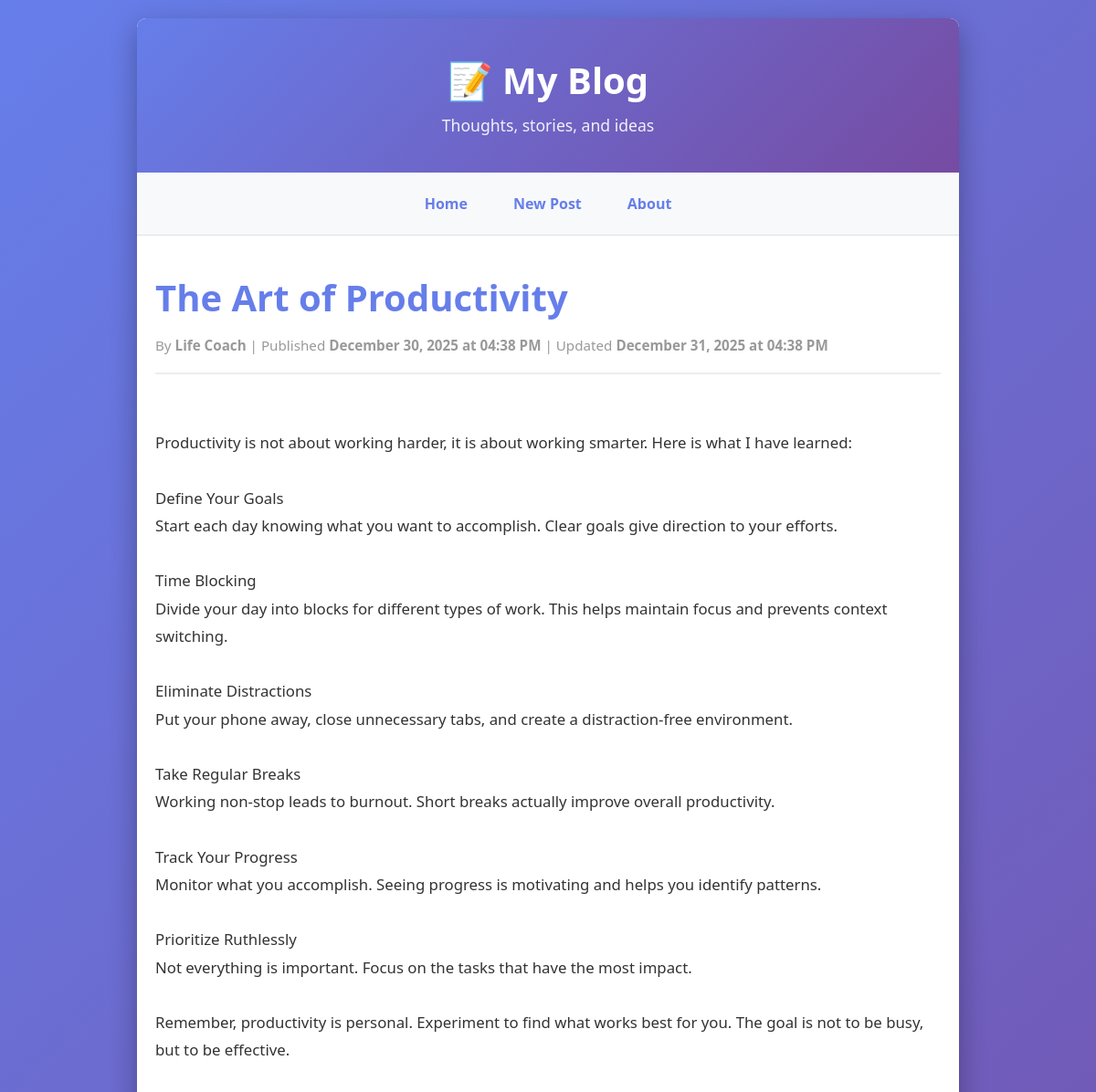
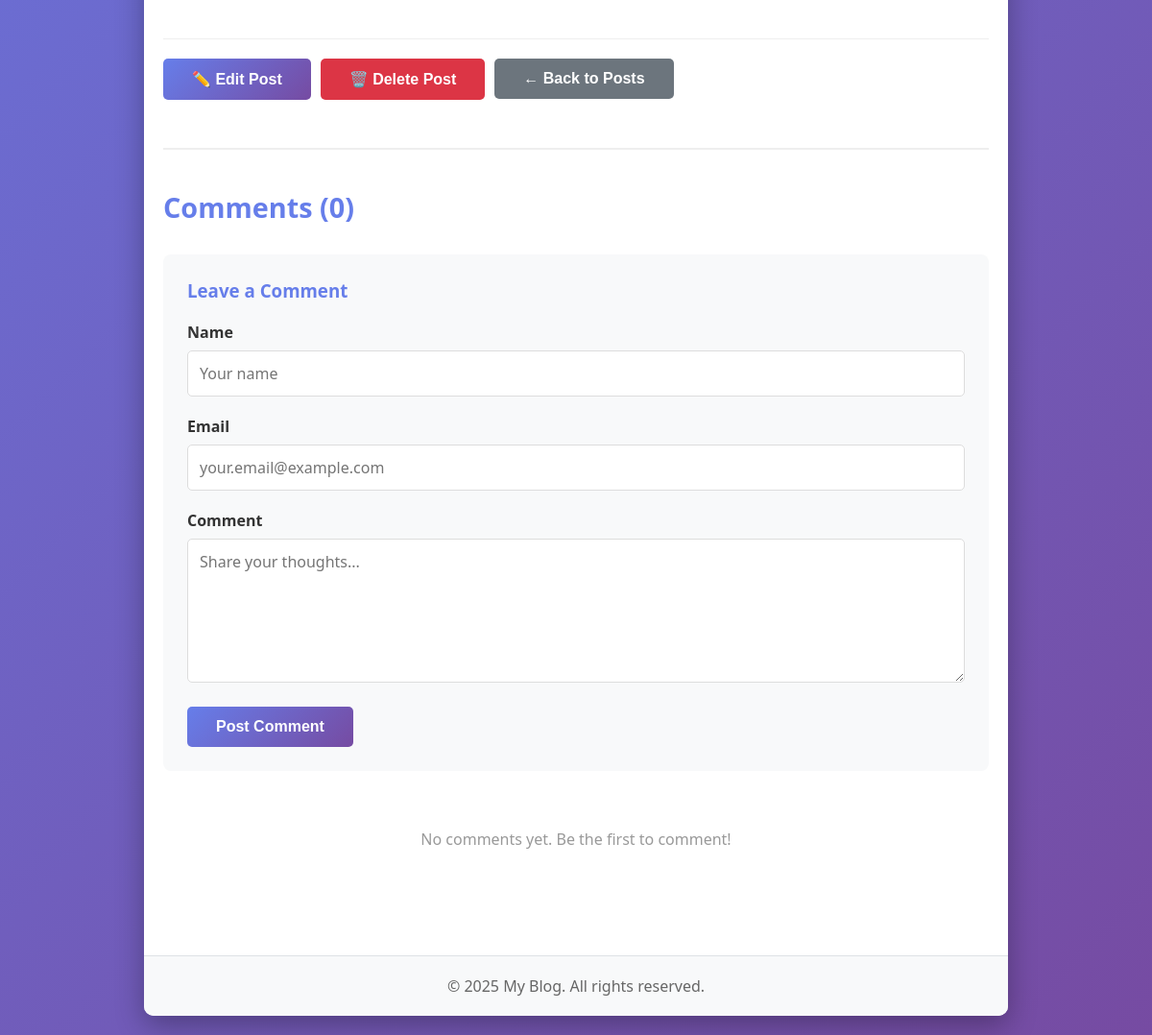
Screenshot of /post/3 with the database file from the repository (2 pictures, top to bottom).
### app/models.py (models this page shows, shortened)
class Post(db.Model):
    id = db.Column(db.Integer, primary_key=True)
    title = db.Column(db.String(200), nullable=False, unique=True)
    content = db.Column(db.Text, nullable=False)
    author = db.Column(db.String(100), nullable=False, default='Anonymous')
    created_at = db.Column(db.DateTime, nullable=False, default=datetime.utcnow)
    updated_at = db.Column(db.DateTime, nullable=False, default=datetime.utcnow, onupdate=datetime.utcnow)
    comments = db.relationship('Comment', backref='post', lazy=True, cascade='all, delete-orphan')

### app/routes.py (the view, shortened to what this page needs)
@main.route('/post/<int:post_id>', methods=['GET', 'POST'])
def view_post(post_id):
    post = Post.query.get_or_404(post_id)
    comments = Comment.query.filter_by(post_id=post_id).order_by(desc(Comment.created_at)).all()
    return render_template('post.html', post=post, comments=comments)

### app/templates/post.html (shortened to what this page needs)
{% extends "base.html" %}
{% block content %}
<article>
    <div class="post-header">
        <h1>{{ post.title }}</h1>
        <div class="post-meta">
            By <strong>{{ post.author }}</strong> |
            Published <strong>{{ post.created_at.strftime('%B %d, %Y at %I:%M %p') }}</strong>
            {% if post.updated_at != post.created_at %}
            | Updated <strong>{{ post.updated_at.strftime('%B %d, %Y at %I:%M %p') }}</strong>
            {% endif %}
        </div>
    </div>
    <div class="post-body post-content">
{{ post.content }}
    </div>
    <div class="post-actions">
        <a href="{{ url_for('main.edit_post', post_id=post.id) }}">
            <button>✏️ Edit Post</button>
        </a>
        <form method="POST" action="{{ url_for('main.delete_post', post_id=post.id) }}" class="delete-form" onsubmit="return confirm('Are you sure you want to delete this post?');">
            <button type="submit" class="btn-danger">🗑️ Delete Post</button>
        </form>
        <a href="{{ url_for('main.index') }}">
            <button class="btn-secondary">← Back to Posts</button>
        </a>
    </div>
</article>
<section class="comments-section">
    <h2>Comments ({{ comments|length }})</h2>
    <div class="comment-form">
        <h3>Leave a Comment</h3>
        <form method="POST">
            <div class="form-group">
                <label for="name">Name</label>
                <input type="text" id="name" name="name" required placeholder="Your name">
            </div>
            <div class="form-group">
                <label for="email">Email</label>
                <input type="email" id="email" name="email" required placeholder="your.email@example.com">
            </div>
            <div class="form-group">
                <label for="content">Comment</label>
                <textarea id="content" name="content" required placeholder="Share your thoughts..."></textarea>
            </div>
            <button type="submit">Post Comment</button>
        </form>
    </div>
    {% if comments %}
        <div class="comments-list">
            {% for comment in comments %}
                <div class="comment">
                    <div class="comment-header">
                        <span class="comment-author">{{ comment.name }}</span>
                        <span class="comment-date">{{ comment.created_at.strftime('%B %d, %Y at %I:%M %p') }}</span>
                    </div>
                    <div class="comment-content">{{ comment.content }}</div>
                </div>
            {% endfor %}
        </div>
    {% else %}
        <div class="no-comments">
            <p>No comments yet. Be the first to comment!</p>
        </div>
    {% endif %}
</section>
{% endblock %}

### app/templates/base.html (style rules this page uses)
* { margin: 0; padding: 0; box-sizing: border-box; }
body { font-family: 'Segoe UI', Tahoma, Geneva, Verdana, sans-serif; background: linear-gradient(135deg, #667eea 0%, #764ba2 100%); min-height: 100vh; padding: 20px; }
.form-group { margin-bottom: 20px; }
label { display: block; margin-bottom: 8px; font-weight: 600; color: #333; }
input[type="text"], input[type="email"], textarea, select { width: 100%; padding: 12px; border: 1px solid #ddd; border-radius: 5px; font-size: 1em; font-family: inherit; }
textarea { resize: vertical; min-height: 150px; }
button { background: linear-gradient(135deg, #667eea 0%, #764ba2 100%); color: white; padding: 12px 30px; border: none; border-radius: 5px; font-size: 1em; font-weight: 600; cursor: pointer; transition: all 0.3s; }
.btn-secondary { background: #6c757d; }
.btn-danger { background: #dc3545; }

### app/templates/post.html (style rules this page uses)
.post-content { line-height: 1.8; color: #333; font-size: 1.05em; }
.post-header { border-bottom: 2px solid #eee; padding-bottom: 20px; margin-bottom: 30px; }
.post-header h1 { color: #667eea; font-size: 2.5em; margin-bottom: 15px; }
.post-meta { color: #999; font-size: 0.95em; }
.post-body { margin: 30px 0; white-space: pre-wrap; word-wrap: break-word; }
.post-actions { margin-top: 40px; padding-top: 20px; border-top: 1px solid #eee; display: flex; gap: 10px; }
.post-actions button { margin: 0; }
.delete-form { display: inline; }
.comments-section { margin-top: 50px; padding-top: 40px; border-top: 2px solid #eee; }
.comments-section h2 { color: #667eea; margin-bottom: 30px; font-size: 1.8em; }
.comment-form { background: #f8f9fa; padding: 25px; border-radius: 8px; margin-bottom: 30px; }
.comment-form h3 { color: #667eea; margin-bottom: 20px; }
.no-comments { text-align: center; padding: 30px; color: #999; }

### rows the page displays
Post: title "The Art of Productivity", author "Life Coach", created_at "December 30, 2025 at 04:38 PM", updated_at "December 31, 2025 at 04:38 PM", content "Productivity is not about working harder, it is about working smarter. Here is what I have learned: Define Your Goals Start each day knowing what you want to accomplish. Clear goals give direction to your efforts. Time Blocking Divide your day into blocks for different types of work. This helps maintain focus and prevents context switching. Eliminate Distractions Put your phone away, close unnecessary tabs, and create a distraction-free environment. Take Regular Breaks Working non-stop leads to burnout. Short breaks actually improve overall productivity. Track Your Progress Monitor what you accomplish. Seeing progress is motivating and helps you identify patterns. Prioritize Ruthlessly Not…"

### other values shown
{{ comments|length }} "0"
